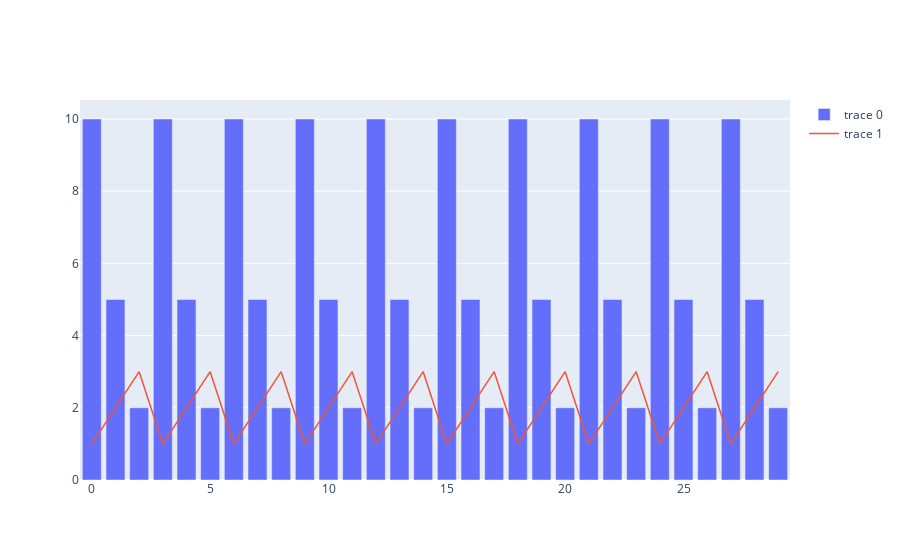

Source (notebook cell):
### Code cell
fig = Figure()
fig.bar(df.col2)
fig.line(df.col1)
fig.show()

### Figure 1 — Plotly figure (JSON) as saved in the notebook; plotly's stock layout.template omitted (floating-point values rounded to 4 significant figures)
{"data": [{"type": "bar", "x": [0, 1, 2, 3, 4, 5, 6, 7, 8, 9, 10, 11, 12, 13, 14, 15, 16, 17, 18, 19, 20, 21, 22, 23, 24, 25, 26, 27, 28, 29], "y": [10, 5, 2, 10, 5, 2, 10, 5, 2, 10, 5, 2, 10, 5, 2, 10, 5, 2, 10, 5, 2, 10, 5, 2, 10, 5, 2, 10, 5, 2]}, {"line": {"width": 1.5}, "mode": "lines", "type": "scatter", "x": [0, 1, 2, 3, 4, 5, 6, 7, 8, 9, 10, 11, 12, 13, 14, 15, 16, 17, 18, 19, 20, 21, 22, 23, 24, 25, 26, 27, 28, 29], "y": [1, 2, 3, 1, 2, 3, 1, 2, 3, 1, 2, 3, 1, 2, 3, 1, 2, 3, 1, 2, 3, 1, 2, 3, 1, 2, 3, 1, 2, 3]}], "layout": {}}
